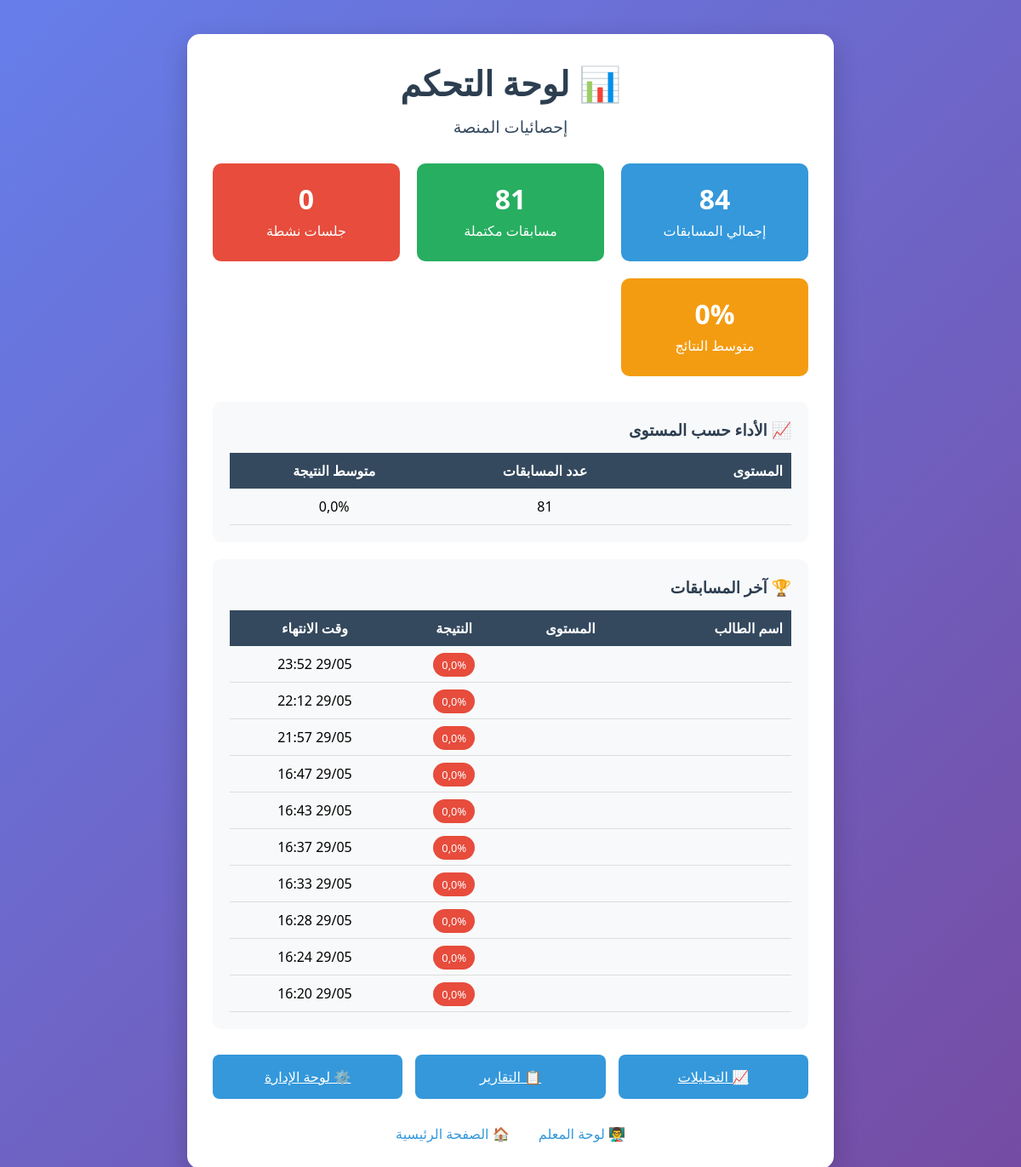
The page /dashboard/ (signed in) on the database its author committed.
### competitions/models.py (models this page shows, shortened)
class Competition(models.Model):
    student_name = models.CharField(max_length=100, verbose_name="اسم الطالب")
    grade_level = models.CharField(max_length=50, verbose_name="المستوى الدراسي")
    start_time = models.DateTimeField(auto_now_add=True, verbose_name="وقت البداية")
    end_time = models.DateTimeField(null=True, blank=True, verbose_name="وقت الانتهاء")
    total_questions = models.IntegerField(default=10, verbose_name="عدد الأسئلة")
    correct_answers = models.IntegerField(default=0, verbose_name="الإجابات الصحيحة")
    is_completed = models.BooleanField(default=False, verbose_name="مكتملة")
    score = models.FloatField(default=0.0, verbose_name="النتيجة")
    class Meta:
        verbose_name = "مسابقة"
        verbose_name_plural = "المسابقات"

### dashboard/views.py (the view)
# urls.py: path('', views.dashboard_home, name='dashboard_home'),
@login_required
def dashboard_home(request):
    try:
        from competitions.models import Competition, Answer
        from accounts.models import StudentSession
        total_competitions = Competition.objects.count()
        completed_competitions = Competition.objects.filter(is_completed=True).count()
        active_sessions = StudentSession.objects.filter(is_active=True).count()
        average_score = Competition.objects.filter(is_completed=True).aggregate(
            avg_score=Avg('score')
        )['avg_score'] or 0
        grade_stats = Competition.objects.filter(is_completed=True).values('grade_level').annotate(
            count=Count('id'),
            avg_score=Avg('score')
        ).order_by('grade_level')
        recent_competitions = Competition.objects.filter(is_completed=True).order_by('-end_time')[:10]
        context = {
            'total_competitions': total_competitions,
            'completed_competitions': completed_competitions,
            'active_sessions': active_sessions,
            'average_score': round(average_score, 2),
            'grade_stats': grade_stats,
            'recent_competitions': recent_competitions,
        }
        return render(request, 'dashboard/home.html', context)
    except Exception as e:
        return HttpResponse(f"""
        <div style="text-align: center; padding: 50px; font-family: Arial;">
            <h2>📊 لوحة التحكم</h2>
            <p>جاري إعداد قاعدة البيانات...</p>
            <p>يرجى إعادة النشر أو تشغيل migrations</p>
            <p style="color: #e74c3c;">خطأ: {str(e)}</p>
            <a href="/" style="background: #3498db; color: white; padding: 10px 20px; text-decoration: none; border-radius: 5px;">العودة للرئيسية</a>
        </div>
        """)

### templates/dashboard/home.html (shortened to what this page needs)
{% extends 'base.html' %}
{% block content %}
<div class="card">
    <div class="header">
        <h1>📊 لوحة التحكم</h1>
        <h2>إحصائيات المنصة</h2>
    </div>
    <div style="display: grid; grid-template-columns: repeat(auto-fit, minmax(200px, 1fr)); gap: 20px; margin: 30px 0;">
        <div style="background: #3498db; color: white; padding: 20px; border-radius: 10px; text-align: center;">
            <h3 style="margin: 0; font-size: 2em;">{{ total_competitions }}</h3>
            <p style="margin: 5px 0;">إجمالي المسابقات</p>
        </div>
        <div style="background: #27ae60; color: white; padding: 20px; border-radius: 10px; text-align: center;">
            <h3 style="margin: 0; font-size: 2em;">{{ completed_competitions }}</h3>
            <p style="margin: 5px 0;">مسابقات مكتملة</p>
        </div>
        <div style="background: #e74c3c; color: white; padding: 20px; border-radius: 10px; text-align: center;">
            <h3 style="margin: 0; font-size: 2em;">{{ active_sessions }}</h3>
            <p style="margin: 5px 0;">جلسات نشطة</p>
        </div>
        <div style="background: #f39c12; color: white; padding: 20px; border-radius: 10px; text-align: center;">
            <h3 style="margin: 0; font-size: 2em;">{{ average_score }}%</h3>
            <p style="margin: 5px 0;">متوسط النتائج</p>
        </div>
    </div>
    {% if grade_stats %}
    <div style="background: #f8f9fa; padding: 20px; border-radius: 10px; margin: 20px 0;">
        <h3 style="color: #2c3e50; margin-bottom: 15px;">📈 الأداء حسب المستوى</h3>
        <div style="overflow-x: auto;">
            <table style="width: 100%; border-collapse: collapse;">
                <thead>
                    <tr style="background: #34495e; color: white;">
                        <th style="padding: 10px; text-align: right;">المستوى</th>
                        <th style="padding: 10px; text-align: center;">عدد المسابقات</th>
                        <th style="padding: 10px; text-align: center;">متوسط النتيجة</th>
                    </tr>
                </thead>
                <tbody>
                    {% for stat in grade_stats %}
                    <tr style="border-bottom: 1px solid #ddd;">
                        <td style="padding: 10px;">{{ stat.grade_level }}</td>
                        <td style="padding: 10px; text-align: center;">{{ stat.count }}</td>
                        <td style="padding: 10px; text-align: center;">{{ stat.avg_score|floatformat:1 }}%</td>
                    </tr>
                    {% endfor %}
                </tbody>
            </table>
        </div>
    </div>
    {% endif %}
    {% if recent_competitions %}
    <div style="background: #f8f9fa; padding: 20px; border-radius: 10px; margin: 20px 0;">
        <h3 style="color: #2c3e50; margin-bottom: 15px;">🏆 آخر المسابقات</h3>
        <div style="overflow-x: auto;">
            <table style="width: 100%; border-collapse: collapse;">
                <thead>
                    <tr style="background: #34495e; color: white;">
                        <th style="padding: 10px; text-align: right;">اسم الطالب</th>
                        <th style="padding: 10px; text-align: center;">المستوى</th>
                        <th style="padding: 10px; text-align: center;">النتيجة</th>
                        <th style="padding: 10px; text-align: center;">وقت الانتهاء</th>
                    </tr>
                </thead>
                <tbody>
                    {% for competition in recent_competitions %}
                    <tr style="border-bottom: 1px solid #ddd;">
                        <td style="padding: 10px;">{{ competition.student_name }}</td>
                        <td style="padding: 10px; text-align: center;">{{ competition.grade_level }}</td>
                        <td style="padding: 10px; text-align: center;">
                            <span style="background: {% if competition.score >= 80 %}#27ae60{% elif competition.score >= 60 %}#f39c12{% else %}#e74c3c{% endif %};
                                         color: white; padding: 5px 10px; border-radius: 15px; font-size: 0.8em;">
                                {{ competition.score|floatformat:1 }}%
                            </span>
                        </td>
                        <td style="padding: 10px; text-align: center;">{{ competition.end_time|date:"d/m H:i" }}</td>
                    </tr>
                    {% endfor %}
                </tbody>
            </table>
        </div>
    </div>
    {% endif %}
    <div style="display: grid; grid-template-columns: repeat(auto-fit, minmax(200px, 1fr)); gap: 15px; margin: 30px 0;">
        <a href="/dashboard/analytics/" class="btn" style="text-align: center;">📈 التحليلات</a>
        <a href="/dashboard/reports/" class="btn" style="text-align: center;">📋 التقارير</a>
        <a href="/admin/" class="btn admin" style="text-align: center;">⚙️ لوحة الإدارة</a>
    </div>
    <div class="nav-links">
        <a href="/accounts/dashboard/">👨‍🏫 لوحة المعلم</a>
        <a href="/">🏠 الصفحة الرئيسية</a>
    </div>
</div>
{% endblock %}

### templates/base.html (shortened to what this page needs)
<!DOCTYPE html>
<html dir="rtl" lang="ar">
<head>
</head>
<body>
    <div class="container">
        {% block content %}
        {% endblock %}
    </div>
</body>
</html>

### templates/base.html (style rules this page uses)
* { margin: 0; padding: 0; box-sizing: border-box; }
body { font-family: 'Segoe UI', Tahoma, Geneva, Verdana, sans-serif; background: linear-gradient(135deg, #667eea 0%, #764ba2 100%); min-height: 100vh; direction: rtl; }
.container { max-width: 800px; margin: 0 auto; padding: 20px; }
.card { background: white; border-radius: 15px; box-shadow: 0 10px 30px rgba(0,0,0,0.2); padding: 30px; margin: 20px 0; }
.header { text-align: center; margin-bottom: 30px; }
.header h1 { color: #2c3e50; font-size: 2.5em; margin-bottom: 10px; }
.header h2 { color: #34495e; font-size: 1.2em; font-weight: normal; }
.btn { background: #3498db; color: white; padding: 15px 30px; border: none; border-radius: 8px; font-size: 16px; cursor: pointer; transition: background 0.3s; width: 100%; }
.nav-links { text-align: center; margin-top: 20px; }
.nav-links a { color: #3498db; text-decoration: none; margin: 0 15px; }

### rows shown on the page
Competition: score "0,0", end_time "29/05 23:52"
Competition: score "0,0", end_time "29/05 22:12"
Competition: score "0,0", end_time "29/05 21:57"
Competition: score "0,0", end_time "29/05 16:47"
Competition: score "0,0", end_time "29/05 16:43"
Competition: score "0,0", end_time "29/05 16:37"
Competition: score "0,0", end_time "29/05 16:33"
Competition: score "0,0", end_time "29/05 16:28"
Competition: score "0,0", end_time "29/05 16:24"
Competition: score "0,0", end_time "29/05 16:20"

### other values the page prints
{{ total_competitions }} "84"
{{ completed_competitions }} "81"
{{ active_sessions }} "0"
{{ average_score }} "0"
{{ stat.count }} "81"
{{ stat.avg_score|floatformat:1 }} "0,0"
